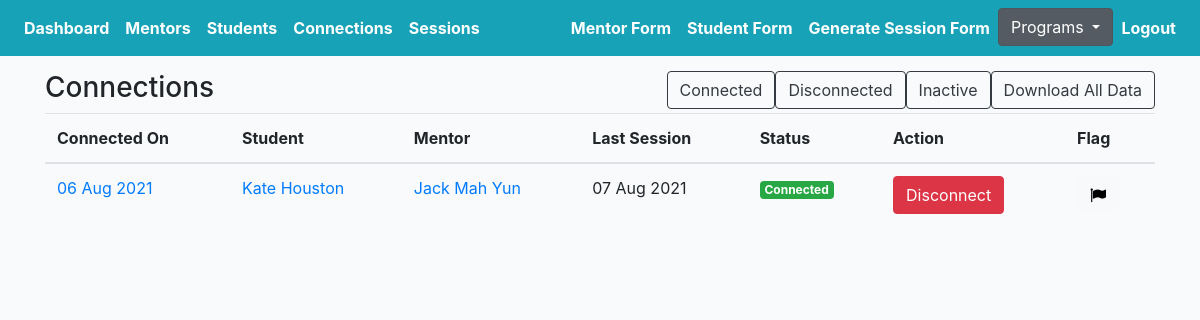
The page /mentoring/connections/ (signed in) on the database as committed earlier.
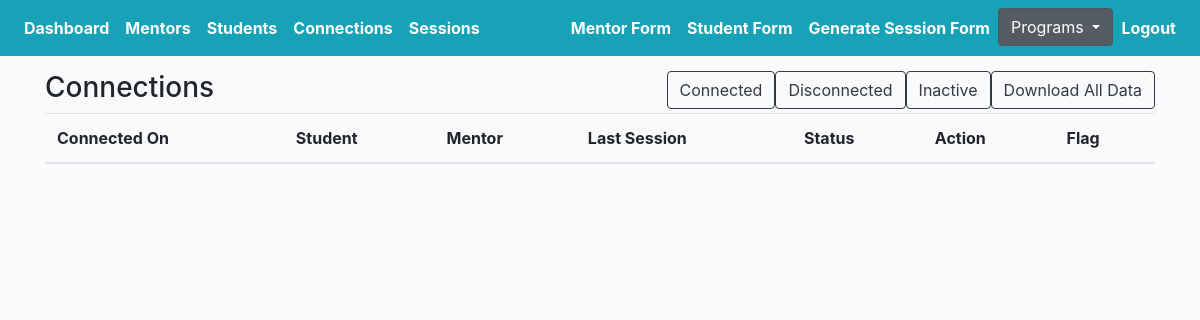
The same page on the database as committed later.
### mprofiles/models.py (models this page shows, shortened)
class Connection(models.Model):
    student = models.ForeignKey(Student, on_delete=models.CASCADE, related_name='student')
    mentor = models.ForeignKey(Mentor, on_delete=models.CASCADE, related_name='mentor')
    status = models.CharField(max_length=200, choices=STATUS_CHOICES)
    updated = models.DateTimeField(auto_now=True)
    created = models.DateTimeField(auto_now_add=True)
    flag = models.BooleanField(default=False)
    note = models.TextField(null=True, blank=True, max_length=1000)
    def get_absolute_url(self):
        return reverse("mprofiles:connection-profile-detail", kwargs={"pk": self.pk})
    def get_sessions(self):
        return self.session_set.filter(submit_status=True)[:1]

class Student(models.Model):
    avatar = models.ImageField(default='avatar.png', upload_to='avatars/')
    first_name = models.CharField(max_length=200, blank=True)
    last_name = models.CharField(max_length=200, blank=True)
    email = models.EmailField(max_length=200, blank=True)
    phone = models.CharField(max_length=200, blank=True)
    address = models.CharField(max_length=200, blank=True)
    grade = models.CharField(max_length=200, blank=True)
    school = models.CharField(max_length=200, blank=True)
    academic_advisor = models.ForeignKey(Academicadvisor, null=True, blank=True, on_delete=models.CASCADE, related_name='academic_advisor')
    academic_advisor_email = models.EmailField(max_length=200, blank=True)
    reason = models.TextField(null=True, blank=True, max_length=1000)
    know = models.TextField(null=True, blank=True, max_length=1000)
    question1 = models.CharField(max_length=200, choices=QUESTION_CHOICES)
    answer1 = models.TextField(null=True, blank=True, max_length=1000)
    question2 = models.CharField(max_length=200, choices=QUESTION_CHOICES)
    answer2 = models.TextField(null=True, blank=True, max_length=1000)
    prefer_sex = models.CharField(max_length=200, choices=GENDER_CHOICES)
    geographical = models.CharField(max_length=200, choices=GEOGRAPHICAL_CHOICES)
    commit = models.CharField(null=True, blank=True, max_length=200, choices=YES_NO)
    available = models.CharField(null=True, blank=True, max_length=200, choices=YES_NO)
    seminar = models.CharField(null=True, blank=True, max_length=200, choices=YES_NO)
    understand = models.CharField(null=True, blank=True, max_length=200, choices=YES_NO)
    signature = models.CharField(null=True, blank=True, max_length=200, choices=YES_NO)
    updated = models.DateTimeField(auto_now=True)
    created = models.DateTimeField(auto_now_add=True)
    slug = models.SlugField(unique=True, blank=True)
    flag = models.BooleanField(default=False)
    note = models.TextField(null=True, blank=True, max_length=1000)
    def get_absolute_url(self):
        return reverse("mprofiles:student-profiles-detail", kwargs={"slug": self.slug})
    __initial_first_name = None
    __initial_last_name = None
    def __init__(self, *args, **kwargs):
        super().__init__(*args, **kwargs)
        self.__initial_first_name = self.first_name
        self.__initial_last_name = self.last_name

class Mentor(models.Model):
    avatar = models.ImageField(default='avatar.png', upload_to='avatars/')
    first_name = models.CharField(max_length=200, blank=True)
    last_name = models.CharField(max_length=200, blank=True)
    email = models.EmailField(max_length=200, blank=True)
    phone = models.CharField(max_length=200, blank=True)
    address = models.CharField(max_length=200, blank=True)
    spanish = models.CharField(null=True, blank=True, max_length=200, choices=SPANISH_CHOICES)
    language = models.TextField(null=True, blank=True, max_length=1000)
    emergency_contact = models.TextField(null=True, blank=True, max_length=1000)
    employment_status = models.CharField(max_length=200, choices=EMPLOYMENT_CHOICES)
    employer_info = models.TextField(null=True, blank=True, max_length=1000)
    partner = models.CharField(null=True, blank=True, max_length=200, choices=PARTNER_CHOICES)
    hear = models.TextField(null=True, blank=True, max_length=1000)
    experience = models.TextField(null=True, blank=True, max_length=1000)
    reason = models.TextField(null=True, blank=True, max_length=1000)
    know = models.TextField(null=True, blank=True, max_length=1000)
    question1 = models.CharField(null=True, blank=True, max_length=200, choices=QUESTION_CHOICES)
    answer1 = models.TextField(null=True, blank=True, max_length=1000)
    question2 = models.CharField(null=True, blank=True, max_length=200, choices=QUESTION_CHOICES)
    answer2 = models.TextField(null=True, blank=True, max_length=1000)
    support = models.ManyToManyField(Support, blank=True, related_name='supports')
    prefer_sex = models.CharField(max_length=200, choices=GENDER_CHOICES)
    geographical = models.CharField(max_length=200, choices=GEOGRAPHICAL_CHOICES)
    commit = models.CharField(null=True, blank=True, max_length=200, choices=YES_NO)
    available = models.CharField(null=True, blank=True, max_length=200, choices=YES_NO)
    seminar = models.CharField(null=True, blank=True, max_length=200, choices=YES_NO)
    signature = models.TextField(null=True, blank=True, max_length=1000)
    grant = models.CharField(max_length=200, choices=GRANT_CHOICES)
    cont_student_bridge = models.TextField(null=True, blank=True, max_length=1000)
    check = models.CharField(null=True, blank=True, max_length=200, choices=YES_NO)
    question = models.TextField(null=True, blank=True, max_length=1000)
    friends = models.ManyToManyField(Student, blank=True, related_name='mentors')
    updated = models.DateTimeField(auto_now=True)
    created = models.DateTimeField(auto_now_add=True)
    slug = models.SlugField(unique=True, blank=True)
    flag = models.BooleanField(default=False)
    note = models.TextField(null=True, blank=True, max_length=1000)
    ethnic = models.CharField(null=True, blank=True, max_length=200, choices=ETHNIC_CHOICES)
    def get_absolute_url(self):
        return reverse("mprofiles:mentor-profiles-detail", kwargs={"slug": self.slug})
    __initial_first_name = None
    __initial_last_name = None
    def __init__(self, *args, **kwargs):
        super().__init__(*args, **kwargs)
        self.__initial_first_name = self.first_name
        self.__initial_last_name = self.last_name

class Session(models.Model):
    connection = models.ForeignKey(Connection, on_delete=models.CASCADE)
    meet = models.IntegerField(null=True, blank=True)
    dialogue = models.CharField(null=True, blank=True, max_length=200, choices=YES_NO)
    length = models.FloatField(null=True, blank=True)
    summary = models.TextField(null=True, blank=True, max_length=1000)
    help = models.TextField(null=True, blank=True, max_length=1000)
    change = models.TextField(null=True, blank=True, max_length=1000)
    rate = models.IntegerField(null=True, blank=True)
    meaningful = models.IntegerField(null=True, blank=True)
    support = models.TextField(null=True, blank=True, max_length=1000)
    elaborate = models.TextField(null=True, blank=True, max_length=1000)
    urgent = models.TextField(null=True, blank=True, max_length=1000)
    question = models.TextField(null=True, blank=True, max_length=1000)
    updated = models.DateTimeField(auto_now=True)
    created = models.DateTimeField(auto_now_add=True)
    submit_status = models.BooleanField(default=False)
    flag = models.BooleanField(default=False)
    urgent_check = models.BooleanField(default=False)

### mprofiles/views.py (the view)
# urls.py: path('connections/', ConnectionListView.as_view(), name='connection-list'),
@method_decorator(login_required, name='dispatch')
@method_decorator(allowed_users(allowed_roles=['mentor', 'admin']), name='dispatch')
class ConnectionListView(ListView):
    model = Connection
    template_name = 'mentor/connection-list.html'
    def get_queryset(self):
        qs = Connection.objects.all().order_by('-created')
        return qs

### templates/mentor/connection-list.html (shortened to what this page needs)
{% extends 'mbase.html' %}
{% load static %}
{% block stylesheet %}{% static '/css/my_invites.css' %}{% endblock %}
{% block content %}
<div class="row">
    <div class="col-auto mr-auto">
        <h3>Connections</h3>
    </div>
    <div class="col-auto">
        <div class="btn-group" role="group" aria-label="Basic example">
            <form action="{% url 'mprofiles:search-connection' %}" method="POST">
                <button type="submit" class="btn btn-outline-dark">Connected</button>
            </form>
            <form action="{% url 'mprofiles:search-connection' %}" method="POST">
                <button type="submit" class="btn btn-outline-dark">Disconnected</button>
            </form>
            <form action="{% url 'mprofiles:search-connection' %}" method="POST">
                <button type="submit" class="btn btn-outline-dark">Inactive</button>
            </form>
            <form action="{% url 'mprofiles:export-mentoring-connection-list' %}" method="POST">
                <button type="submit" class="btn btn-outline-dark">Download All Data</button>
            </form>
        </div>
    </div>
</div>
<div class="table-responsive-lg">
    <table id="myTable" class="table">
        <thead>
            <tr>
                <th scope="col">Connected On</th>
                <th scope="col">Student</th>
                <th scope="col">Mentor</th>
                <th scope="col">Last Session</th>
                <th scope="col">Status</th>
                <th scope="col">Action</th>
                <th scope="col">Flag</th>
            </tr>
        </thead>
        <tbody>
            {% for obj in object_list %}
            <tr>
                <td><a href="{{obj.get_absolute_url}}">{{obj.created|date:"d M Y"}}</a></td>
                <td><a href="{{obj.student.get_absolute_url}}">{{obj.student.first_name}} {{obj.student.last_name}}</a>
                </td>
                <td><a href="{{obj.mentor.get_absolute_url}}">{{obj.mentor.first_name}} {{obj.mentor.last_name}}</a>
                </td>
                <td>{% for session in obj.get_sessions %}{{session.updated|date:"d M Y"}}{% endfor %}</td>
                <td>
                    {% if obj.status == 'connected' %}
                    <div><span class="badge badge-success">Connected</div>
                    {% elif obj.status == 'disconnected' %}
                    <div><span class="badge badge-danger">Disconnected</div>
                    {% elif obj.status == 'inactive' %}
                    <div><span class="badge badge-warning">Inactive</div>
                    {% elif obj.status == 'off track' %}
                    <div><span class="badge badge-secondary">Off Track</div>
                    {% endif %}
                </td>
                <td>
                    {% if obj.status == 'connected' %}
                    <form action="{% url 'mprofiles:remove-connect' %}" method="POST">
                        <button type="submit" class="btn btn-danger">Disconnect</button>
                    </form>
                    {% elif obj.status == 'disconnected' %}
                    <a href="{% url 'mprofiles:student-connect-detail' obj.student.slug %}"><button type="submit"
                            class="btn btn-info">Connect Mentor</button></a>
                    {% endif %}
                </td>
                <td>
                    <form action="{% url 'mprofiles:flag-connection' %}" method="POST" class='like-form' id='{{obj.id}}'>
                        <button type="submit" class="like_btn btn btn-light like-btn{{obj.id}}">
                            {% if obj.flag == False %}
                            <i class="fa fa-flag thumb{{obj.id}}" style="color:black"></i>
                            {% else %}
                            <i class="fa fa-flag thumb{{obj.id}}" style="color:red"></i>
                            <p class="flag">true</p>
                            {% endif %}
                        </button>
                    </form>
                </td>
            </tr>
            {% endfor %}
        </tbody>
    </table>
</div>
{% endblock content %}

Rows that differ between the two databases and show on the page:
removed Connection: created "06 Aug 2021", student.first_name "Kate", student.last_name "Houston", mentor.first_name "Jack", mentor.last_name "Mah Yun", status "Connected"
removed Session: updated "07 Aug 2021"
